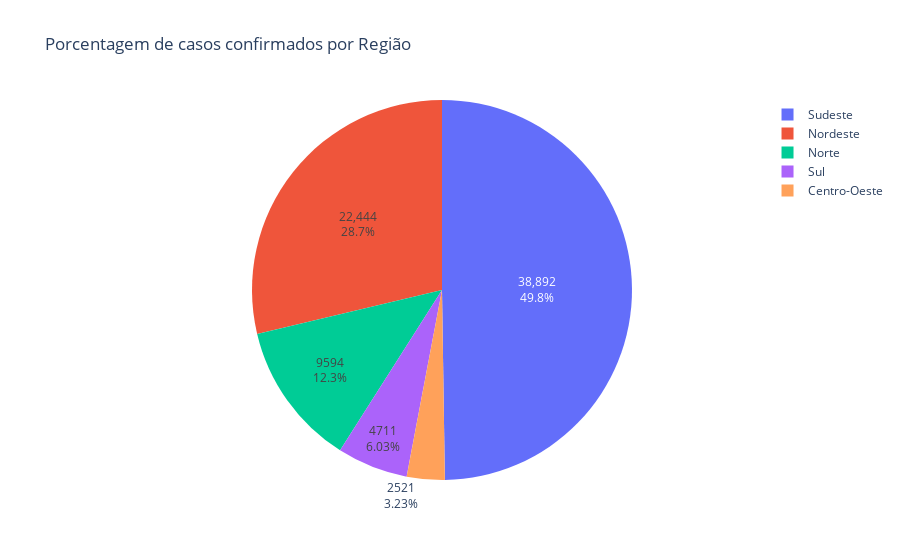

The notebook cell saved with this chart:
### Code cell
trace = go.Pie(labels = list(dadoslimpo.regiao),
               values = list(dadoslimpo.casosNovos),
               textinfo='percent+value'
              )

# Armazenando gráfico em uma lista:
casos = [trace]

# Criando Layout:
layout = go.Layout(title='Porcentagem de casos confirmados por Região')

# Criando figura que será exibida:
fig3 = go.Figure(data=casos, layout=layout)

py.iplot(fig3)
plotly.offline.plot(fig3, filename='HTML/PercentualAcumuladoRegiaoDia.html', auto_open=False)

### Figure 1 — Plotly figure (JSON) as saved in the notebook; plotly's stock layout.template omitted (floating-point values rounded to 4 significant figures; data arrays with more than 128 entries replaced by an {"elided": "..."} marker saying what was removed)
{"data": [{"labels": {"elided": "2457 str values"}, "textinfo": "percent+value", "type": "pie", "values": {"elided": "2457 int values"}}], "layout": {"title": {"text": "Porcentagem de casos confirmados por Região"}}}
